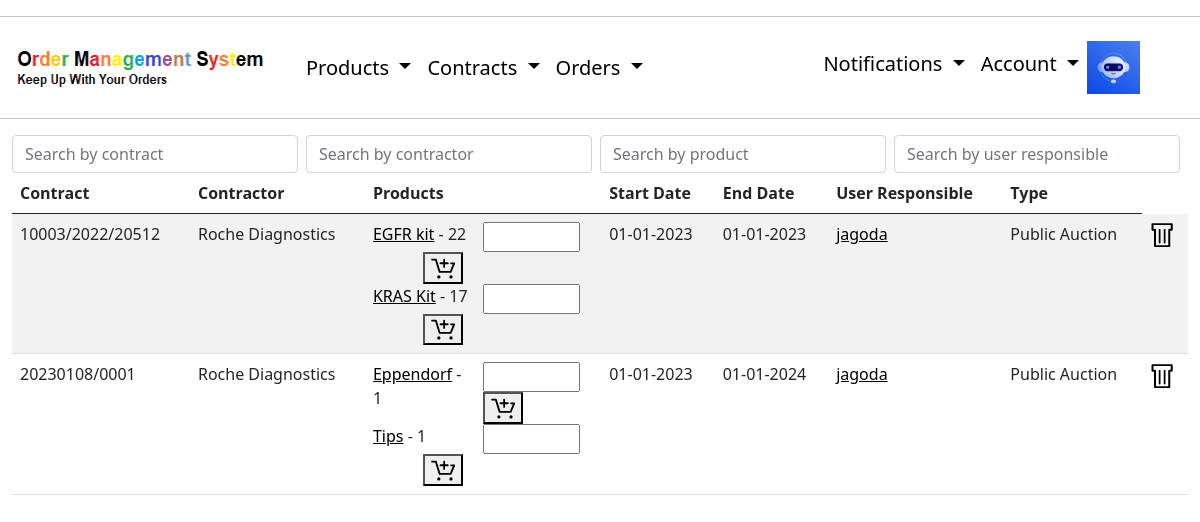
The page /contracts/ (signed in) on the database its author committed.
### users/models.py (models this page shows, shortened)
class Profile(models.Model):
    user = models.OneToOneField(User, on_delete = models.CASCADE)
    image = models.ImageField(default='default.jpg', upload_to='profile_pics')
    company = models.ForeignKey(Company, null=True, on_delete=models.SET_NULL)

### layout/models.py (models this page shows, shortened)
class Contract(models.Model):
    name = models.CharField(max_length=100)
    contractor = models.ForeignKey(Contractor, null=True, on_delete=models.SET_NULL)
    user_responsible = models.ForeignKey(User, null=True, on_delete=models.SET_NULL, related_name='user_reponsible')
    start_date = models.DateField()
    end_date = models.DateField()
    products = models.ManyToManyField(QuantifiedProduct)
    type_choises = (
        ('PUBLIC_AUCTION', 'Public Auction'),
        ('QUICK_TENDER', 'Quick Tender')
    )
    type = models.CharField(max_length=100, choices=type_choises)
    author = models.ForeignKey(User, null=True, on_delete=models.SET_NULL, related_name='author')
    email_sent = models.BooleanField(default = False)

class Contractor(models.Model):
    name = models.CharField(max_length=100)
    email = models.EmailField()
    author = models.ForeignKey(User,null=True, on_delete=models.SET_NULL)
    def __str__(self):
        return self.name

class QuantifiedProduct(models.Model):
    product = models.ForeignKey(Product, null=True, on_delete=models.CASCADE)
    number_of_product = models.PositiveIntegerField(default=1)

class Product(models.Model):
    name = models.CharField(max_length=100)
    catalog_number = models.CharField(max_length=100, default='0000')
    impuls_number = models.CharField(max_length=100,default='0000')
    producer = models.CharField(max_length=100)
    description = models.TextField()
    price = models.CharField(max_length=100)
    vat = models.CharField(max_length=100,default='%')
    author = models.ForeignKey(User, null=True, on_delete=models.SET_NULL)
    def __str__(self):
        return self.name

### layout/views.py (the view, shortened to what this page needs)
# urls.py: path('contracts/', ContractListView.as_view(), name = 'contracts-list'),
class ContractListView(CompanyAndLoginRequiredMixin, ListView):
    model = Contract
    template_name = 'layout/contract_list.html'
    context_object_name = 'contracts'
    def get_queryset(self):
        queryset = Contract.objects.filter(author__profile__company = self.request.user.profile.company)
        return queryset

### layout/views.py (called while the page is built)
    def dispatch(self, request, *args, **kwargs):
        if not request.user.is_authenticated:
            messages.info(request, "You Have to login or create account first.")
            return redirect('login')
        elif not request.user.profile.company:
            messages.info(request, "You Have to login or create company first.")
            return redirect('create-company')
        return super().dispatch(request, *args, **kwargs)

### layout/templates/layout/contract_list.html (shortened to what this page needs)
{% extends "layout/base.html" %}
{% block content %}
{% load static%}
<form class="d-flex" role="search">
    <input class="form-control me-2" type="search" placeholder="Search by contract" id="myInputContract" onkeyup="filter()">
    <input class="form-control me-2" type="search" placeholder="Search by contractor" id="myInputContractor" onkeyup="filter()">
    <input class="form-control me-2" type="search" placeholder="Search by product" id="myInputProduct" onkeyup="filter()">
    <input class="form-control me-2" type="search" placeholder="Search by user responsible" id="myInputUserResponsible" onkeyup="filter()">
</form>
<form form method = "post" role = "add-order-item">
    <table class="table table-striped table-hover" id="myTable">
        <thead>
            <tr>
                <th scope="col">Contract</th>
                <th scope="col">Contractor</th>
                <th scope="col">Products</th>
                <th scope="col">Start Date</th>
                <th scope="col">End Date</th>
                <th scope="col">User Responsible</th>
                <th scope="col">Type</th>
            </tr>
        </thead>
            {% for contract in contracts %}
                <tr>
                <td>{{ contract.name}}</td>
                <td>{{ contract.contractor }}</td>
                <td>
                    {% for contract_product in contract.products.all %}
                    <div style="width: 100%; overflow: hidden;">
                        <div style="width: 100px; margin-right: 10px; float: left;">
                            <a href="#">{{ contract_product.product }}</a> - {{ contract_product.number_of_product }}
                        </div>
                        <div style="margin-left: 50px;">
                            <input name="quantity{{contract.id}}&{{contract_product.id}}" type="number" id="tentacles" name="tentacles" min="0" max="100">
                            <button name="cart" value = "{{contract.id}}&{{contract_product.id}}">
                                <img src="{% static 'layout/data/add-to-cart-3046.png' %}">
                            </button>
                        </div>
                    </div>
                    {% endfor %}
                </td>
                <td>{{ contract.start_date|date:"d-m-Y" }}</td>
                <td>{{ contract.end_date|date:"d-m-Y" }}</td>
                <td><a href="#">{{ contract.user_responsible }}</a></td>
                <td>{{ contract.get_type_display }}</td>
                <td>
                    <a href="{% url 'contract-delete' contract.id %}">
                        <img src="{% static 'layout/data/recycle-bin-3105.png' %}">
                    </a>
                </td>
            {% endfor %}
        </tr>
    </table>
</form>
{% endblock content %}

### layout/templates/layout/base.html (shortened to what this page needs)
{% load static %}
<!DOCTYPE html>
<html lang="en">
<head>
  <link rel="stylesheet" type="text/css" href="{% static 'layout/static.css' %}">
	<link href="https://cdn.jsdelivr.net/npm/bootstrap@5.0.0/dist/css/bootstrap.min.css" rel="stylesheet" >
</head>
<hr>
<body>
	<nav class="navbar navbar-expand-lg bg-white">
    <div class="container-fluid">
      <a href="{% url 'home' %}">
        <img id= "logo" src="{% static 'layout/data/OMS_LOGO.png' %}" alt="OMS-logo" height="53" width="286"/>
      </a>
      {% if user.is_authenticated %}
      <div class="collapse navbar-collapse" id="navbarScroll">
        <ul class="navbar-nav me-auto my-2 my-lg-0 navbar-nav-scroll" style="--bs-scroll-height: 100px;">
          <li class="nav-item dropdown">
            <a class="nav-link dropdown-toggle" href="#" role="button" data-bs-toggle="dropdown" aria-expanded="false">
              Products
            </a>
          </li>
          <li class="nav-item dropdown">
            <a class="nav-link dropdown-toggle" href="#" role="button" data-bs-toggle="dropdown" aria-expanded="false">
              Contracts
            </a>
          </li>
          <li class="nav-item dropdown">
            <a class="nav-link dropdown-toggle" href="#" role="button" data-bs-toggle="dropdown" aria-expanded="false">
              Orders
            </a>
          </li>
        </ul>
      </div>
      {% endif %}
      <div>
        <ul class="navbar-nav me-auto my-2 my-lg-0 navbar-nav-scroll" style="--bs-scroll-height: 100px;">
          {% if user.is_authenticated %}
          <li class="nav-item dropdown">
            <a class="nav-link dropdown-toggle" href="#" role="button" data-bs-toggle="dropdown" aria-expanded="false">
              Notifications
            </a>
          </li>
          <li class="nav-item dropdown">
            <a class="nav-link dropdown-toggle" href="#" role="button" data-bs-toggle="dropdown" aria-expanded="false">
              Account
            </a>
          </li>
          <li class="nav-item">
            <img src="{{ user.profile.image.url }}" alt="account-photo" height="53" width="53"/>
          </li>
          {% endif %}
        </ul>
      </div>
    </div>
  </nav>
<hr>
  <main role="main" class="container-fluid">
    {% block content %}{% endblock %}
  </main>
</body>
</html>

### layout/static/layout/static.css (style rules this page uses)
nav .navbar-nav li a { font-size: 20px; }
a { color: rgb(0, 0, 0) !important; }
nav .container-fluid { padding-right: 5%; }
#logo { padding-right: 10%; }

### rows shown on the page
Contract: name "10003/2022/20512", contractor "Roche Diagnostics", start_date "01-01-2023", end_date "01-01-2023", user_responsible "jagoda", type "Public Auction"
QuantifiedProduct: product "EGFR kit", number_of_product "22", {{ contract.id }} 15 (drawn)
QuantifiedProduct: product "KRAS Kit", number_of_product "17", {{ contract.id }} 15 (drawn)
Contract: name "20230108/0001", contractor "Roche Diagnostics", start_date "01-01-2023", end_date "01-01-2024", user_responsible "jagoda", type "Public Auction"
QuantifiedProduct: product "Eppendorf", number_of_product "1", {{ contract.id }} 16 (drawn)
QuantifiedProduct: product "Tips", number_of_product "1", {{ contract.id }} 16 (drawn)
